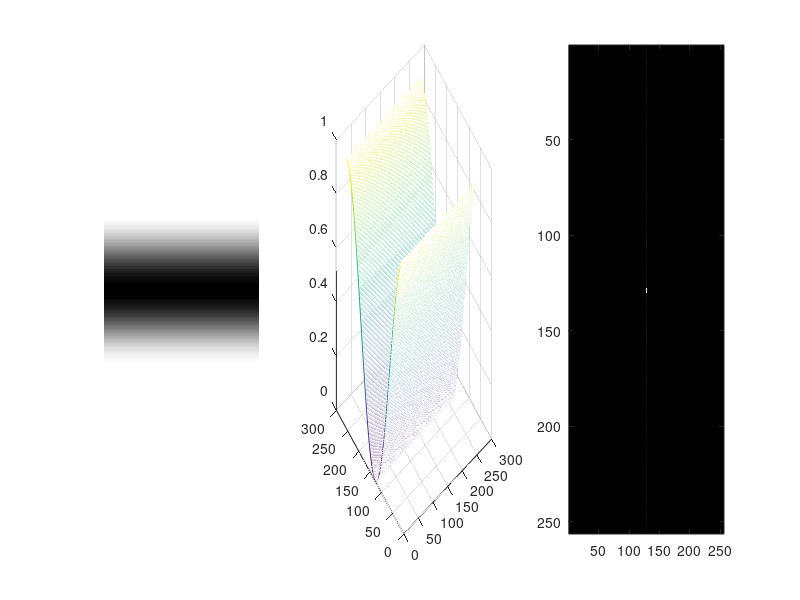
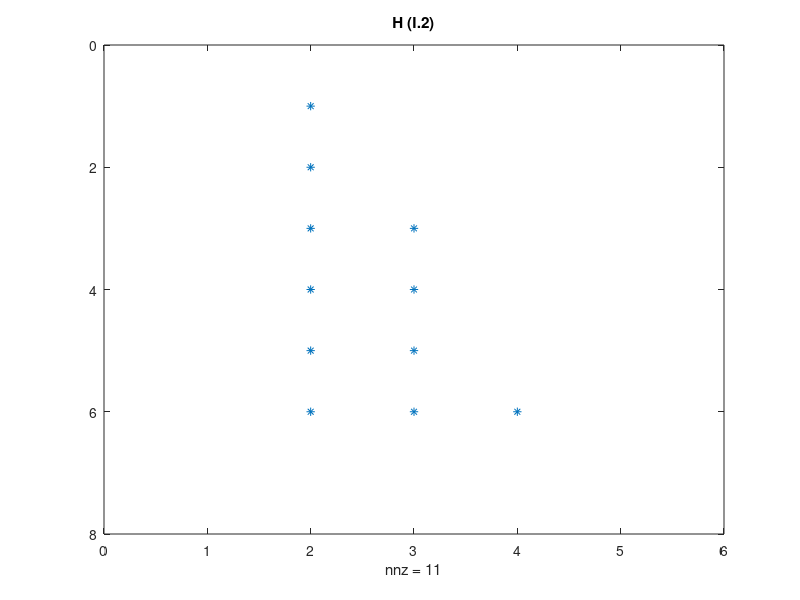
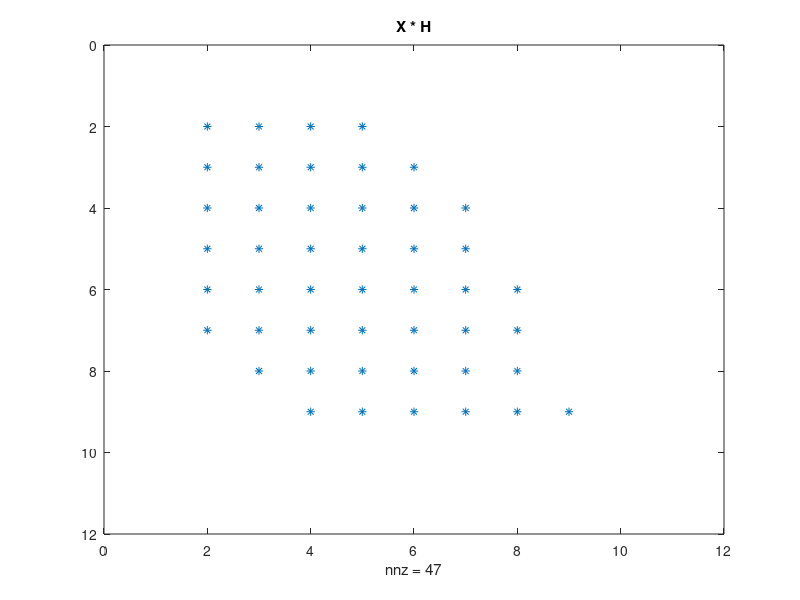
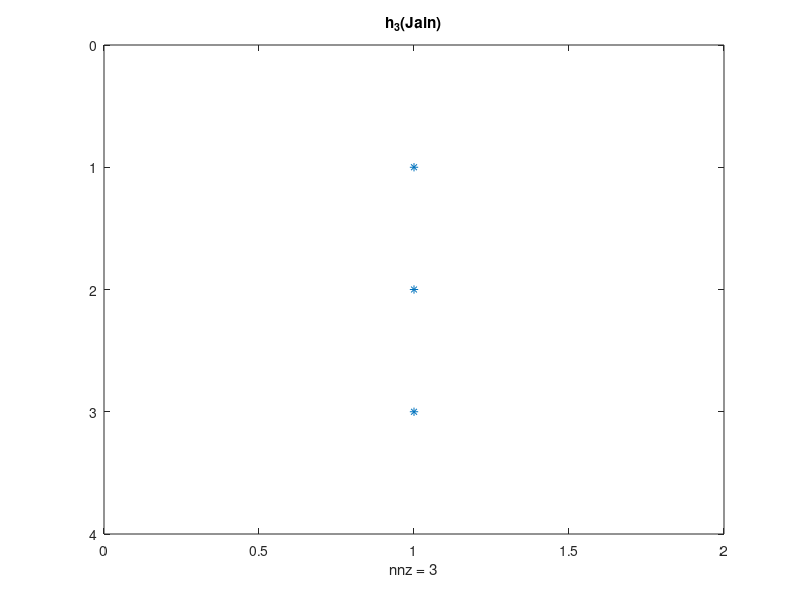

MATLAB code for these plots, in order: (Note: this script raises an error after producing the figures.)
% 1a Lista

%% I.1 - Jain ex. 2.5 pg. 45
fprintf('Resultados da questão I.1\n');
x = [2 5 4; 1 4 1]; % x ->, y downward
h_1 = [0 -1 0; -1 4 -1; 0 -1 1];
h_2 = [1 2 3];
h_3 = [-1; 3; -2];
h = {h_1, h_2, h_3};

pivot = figure(1);
spy(x);
title('x (Jain)');
N_h = numel(h);
for i = 1:N_h
    figure(i + 1);
    spy(h{i});
    title(strcat('h_', num2str(i, '%d'), '(Jain)'));
    r = conv2(x,h{i});
    figure(i + 1 + N_h);
    spy(r);
    title(strcat('x * h_', num2str(i)))
end
fprintf('Feche a Figura 1 para ir ao próximo item (I.2)\n');
uiwait(pivot);
close all;

%% I.2
fprintf('Resultados da questão II.2\n')
% X
aux = ones(1,4);
pivot = figure(1);
X = [zeros(1,7); aux zeros(1,3); 0 aux 0 0; 0 0 aux 0; zeros(1,7)];
spy(X);
title('X (I.2)');

% H
h_aux1 = [0 1 zeros(1,3)];
h_aux2 = [0 1 1 0 0];
H = [h_aux1; h_aux1; h_aux2; h_aux2; h_aux2; 0 ones(1,3) 0; zeros(1,5)];

figure(2);
spy(H);
title('H (I.2)');
res = conv2(X,H);

figure(3);
spy(res);
title('X * H');
fprintf('Feche as figuras para seguir ao próximo item (II.1)\n');
uiwait(pivot);
close all;

%% II.1 e II.2
fprintf('Resultados das questões II.1 e II.2\n');

g = @(m,n,theta,d) 0.5 + 0.5*cos( (2*pi/d)*(m*cosd(theta) + n*sind(theta)) );

Theta = [zeros(1,4) 90*ones(1,6) 45 45 30 70];
D = [256 150 64*sqrt(2) 64 25 16*sqrt(2) 10 4 2 1 32 32*sqrt(2) 16 4];
for idx = 1:numel(D)
    for i = 0:255
        for j = 0:255
            M(i+1,j+1) = g(i,j,Theta(idx),D(idx));
        end
    end
    if idx == 1
        pivot = figure(idx);
    else
        figure(idx);
    end

    subplot(1,3,1);
    imshow(M);
    subplot(1,3,2);
    mesh(M);
    ax_3 = subplot(1,3,3);
    fft_im = fft2(M);
    imagesc(fftshift(log(abs(fft_im)) + 1));
    colormap(ax_3,gray)
    Fig = gcf;
    title(Fig.Children(end),strcat('$\theta = $', num2str(Theta(idx)), ', d = ', num2str(D(idx))) , 'Interpreter','latex');
end
fprintf('-----------------------------------\n');
fprintf('Comentários:\n(II.1) Como a função analisada é um sinal senoidal, a imagem produzida ao plotar essa função são linhas\nque possuem uma mesma orientação. Um primeiro ponto a se notar é o impacto da variável d, que impacta\nna grossura das linhas, assim como no surgimento de um "degrade" entre os valores máximo (em branco)\ne mínimo (em preto) da imagem. Isso ocorre pois, quanto menor o valor de d, maior é a frequência da\ncossenóide. A variavel teta impacta na horientação das linhas. Quando teta é nulo ou igual a 90,\na orientação das linhas é horizontal e vertical, respectivamente. Adicionalmente, os demais valores\nde teta produzem restas inclinadas.\n');
fprintf('(II.2) Por se tratar de sinais senoidais, era esperado que a DFT produzisse dois pontos correspondentes\na frequência desse sinal. Porém, como a DFT é a FFT da repetição periódica do sinal, é observado o surgimento\nde linhas passando por esses pontos, como se outras frequências estivessem presentes, que ocorrem justamente\npor essa extensão da imagem. Os exemplos com teta=90, quando d = 1 e 2, pode-se observar que o sinal fica\nconstante e igual a 1 (no primeiro caso) e compostos por varias listras preto e branco. É notável que\nem ambos os casos a DFT apresenta um único ponto na origem, sendo que no segundo caso este\nresultado é decorrente de aliasing.\n');
fprintf('-----------------------------------\n');
fprintf('Feche a Figura 1 para seguir para o próximo resultado.\n');
uiwait(pivot);
close all;

%% II.3 e II.4
fprintf('Resultados das questões II.3 e II.4\n');
h = @(x,y) 2*sin(pi*x)^2/(pi*x)^2*sin(pi*y)^2/(pi*y)^2;

[X,Y] = meshgrid(-2:4/49:2);
for i = 1:50
    for j = 1:50
        R(i,j) = h(X(i),Y(j));
    end
end
pivot = figure(1);
subplot(1,2,1);
mesh(X,Y,R);
R_fft = fft(R);
ax = subplot(1,2,2);
imagesc(fftshift(log(abs(R_fft)) + 1));
colormap(ax,gray);
fprintf('Feche a Figura 1 para seguir para o próximo resultado.\n');
uiwait(pivot);
close all;

%% II.5
fprintf('Resultados da questão II.5\n');
im_zelda = imread('zelda.tif');
im_text2 = imread('text2.tif');
fft_zelda = fft2(im_zelda);
fft_text2 = fft2(im_text2);

figure(1);
subplot(1,2,1);
imshow(im_zelda);
subplot(1,2,2);
imagesc(fftshift(log(abs(fft_zelda)) + 1));
colormap(gray);

figure(2);
subplot(1,2,1);
imshow(im_text2);
subplot(1,2,2);
imagesc(fftshift(log(abs(fft_text2)) + 1));
colormap(gray);

fprintf('------------------\n');
fprintf('Comentário:\nPor se tratarem de imagens "naturais" (imagens não aleatórias, mais familiares a nós humanos) a DFT dessas\nimagens apresentam componentes no entorno das baixas frequências, apresentando uma "núvem" no centro da\nrepresentação em frequência. É interessante notar que essa concentração em torno da origem é mais acentuada\nna figura zelda.tif, já que se trata de um rosto com o background desfocado, enquanto a outra figura apresenta\nmais informações de alta frequência, já que tem caracteres e outras informações com muitas bordas e transições.\nAdicionalmente, é interessante observar o surgimento de linhas que se estendem aos extremos, tal como encontrado\nno exercício II.2, que também ocorrem por conta das repetições discutidas naquele item.\n');
fprintf('------------------\n');